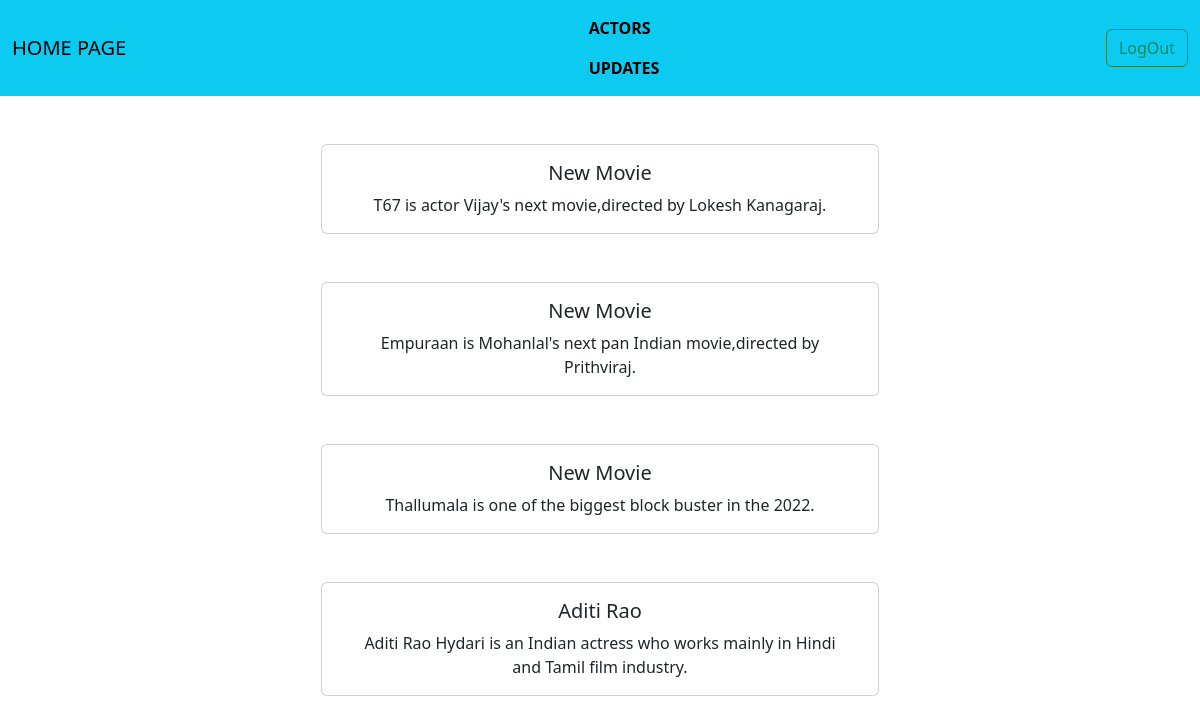
The page /posts/ (signed in) on the database its author committed.
### calc/models.py (models this page shows, shortened)
class LatestUpdates(models.Model):
    title=models.CharField(max_length=200)
    n_movies=models.CharField(max_length=200)
    description=models.TextField(max_length=225)

### calc/views.py (the view)
# urls.py: path('posts/',posts,name='posts'),
@cache_control(no_cache=True,must_revalidate=True,no_store=True)
@login_required(login_url='login')
def posts(request):
    dict_posts={
        'post':LatestUpdates.objects.all()
    }
    return render(request,'posts.html',dict_posts)

### templates/posts.html (shortened to what this page needs)
{% extends 'base.html' %}
{% block content %}
<div class="container text-center  ">
    {% for p in post  %}
    <div class="row my-5" style="width: 50%; margin: 0 auto;">
          <div class="card">
            <div class="card-body">
              <h5 class="card-title">{{p.title}}</h5>
              <p class="card-text">{{p.description}}</p>
            </div>
          </div>
    </div>
    {% endfor %}
    {% endblock  %}

### rows shown on the page
LatestUpdates: title "New Movie", description "T67 is actor Vijay's next movie,directed by Lokesh Kanagaraj."
LatestUpdates: title "New Movie", description "Empuraan is Mohanlal's next pan Indian movie,directed by Prithviraj."
LatestUpdates: title "New Movie", description "Thallumala is one of the biggest block buster in the 2022."
LatestUpdates: title "Aditi Rao", description "Aditi Rao Hydari is an Indian actress who works mainly in Hindi and Tamil film industry."
